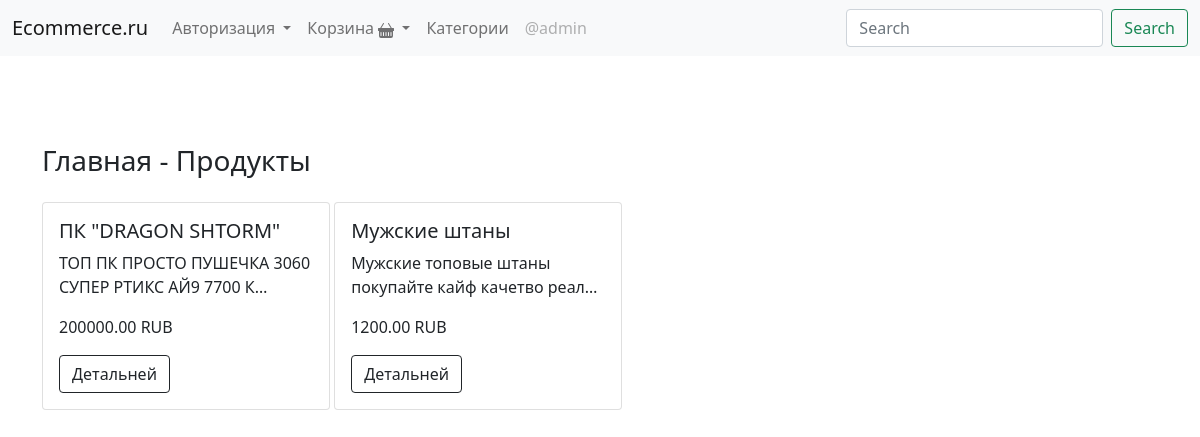
The app's page / (signed in) with its own data.
### main/models.py (models this page shows, shortened)
class Product(models.Model):
	title = models.CharField(max_length=150, verbose_name='Название продукта')
	poster = models.ImageField(upload_to='product_posters/', verbose_name='Постер продукта', blank=True, null=True)
	price = models.DecimalField(max_digits=10, decimal_places=2, verbose_name='Цена товара')
	discount_price = models.DecimalField(max_digits=10, decimal_places=2, verbose_name='Начальная цена товара')
	category = models.ForeignKey(ForProductCategory, on_delete=models.CASCADE, verbose_name='Категория товара')
	product_type_label = models.CharField(max_length=1, choices=TYPE_PRODUCT_LABELS, verbose_name='Тип редкости')
	slug = models.SlugField(max_length=150, verbose_name='URL для продукта')
	description = models.TextField("Описание товара")
	image_content = models.ManyToManyField(ImageProductContent, blank=True, verbose_name='Фотки продукта')
	product_qt = models.PositiveSmallIntegerField(default=1, verbose_name='Кол-во товара в наличии')
	class Meta:
		verbose_name = 'Продукт'
		verbose_name_plural = 'Продукты'
		ordering = ['-pk']

### main/views.py (the view)
# urls.py: path('', IndexView.as_view(), name='index'),
class IndexView(LoginRequiredMixin, View):
	def get(self, request, *args, **kwargs):
		products = Product.objects.all()
		context = {
			'products': products,
		}
		return render(request, 'index.html', context)

### templates/index.html (shortened to what this page needs)
{% extends 'base.html' %}
{% block content %}
	<h3>Главная - Продукты</h3>
	{% for product in products %}
	<div class="card mt-3 mb-3" style="width: 18rem; display: inline-block;">
  <div class="card-body">
    <h5 class="card-title">{{product.title}}</h5>
    <p class="card-text">{{product.description|truncatechars:50}}</p>
    <p>{{product.price}} RUB</p>
    <a href="{% url 'product' product.pk %}" class="btn btn-outline-dark">Детальней</a>
  </div>
</div>
	{% endfor %}
{% endblock content %}

### templates/base.html (shortened to what this page needs)
<!doctype html>
<html lang="en">
  <head>
    <link href="https://cdn.jsdelivr.net/npm/bootstrap@5.1.3/dist/css/bootstrap.min.css" rel="stylesheet">
  </head>
  <body>
    <nav class="navbar navbar-expand-lg navbar-light bg-light">
  <div class="container-fluid">
    <a class="navbar-brand" href="{% url 'index' %}">Ecommerce.ru</a>
    <div class="collapse navbar-collapse" id="navbarSupportedContent">
      <ul class="navbar-nav me-auto mb-2 mb-lg-0">
        <li class="nav-item dropdown">
          <a class="nav-link dropdown-toggle" href="#" id="navbarDropdown" role="button" data-bs-toggle="dropdown" aria-expanded="false">
            Авторизация
          </a>
        </li>
        {% if user.is_authenticated %}
        <li class="nav-item dropdown">
          <a class="nav-link dropdown-toggle" href="#" id="navbarDropdown" role="button" data-bs-toggle="dropdown" aria-expanded="false">
            Корзина
          </a>
        </li>
        <li class="nav-item">
          <a class="nav-link" href="{% url 'category_list' %}">Категории</a>
        </li>
        <li class="nav-item">
          <a class="nav-link disabled">@{{user.username}}</a>
        </li>
        {% endif %}
      </ul>
      <form class="d-flex">
        <input class="form-control me-2" type="search" placeholder="Search" aria-label="Search">
        <button class="btn btn-outline-success" type="submit">Search</button>
      </form>
    </div>
  </div>
</nav>
     <div class="mt-5 pt-4">
    </div>
    <div class="container mt-3">
      {% block content %}{% endblock content %}
    </div>
  </body>
</html>

### records on screen
Product: title "ПК \"DRAGON SHTORM\"", description "ТОП ПК ПРОСТО ПУШЕЧКА 3060 СУПЕР РТИКС АЙ9 7700 К…", price "200000.00"
Product: title "Мужские штаны", description "Мужские топовые штаны покупайте кайф качетво реал…", price "1200.00"

### other values on screen
{{ user.username }} "admin"
